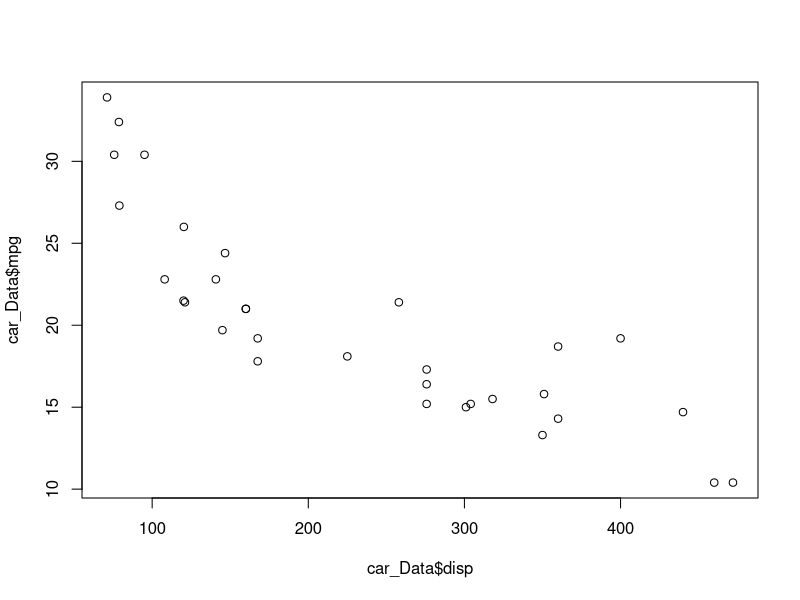
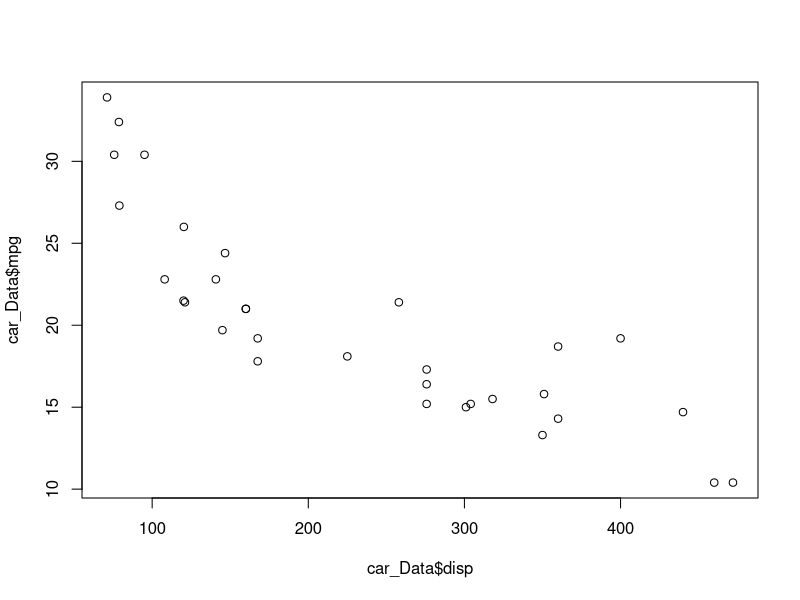
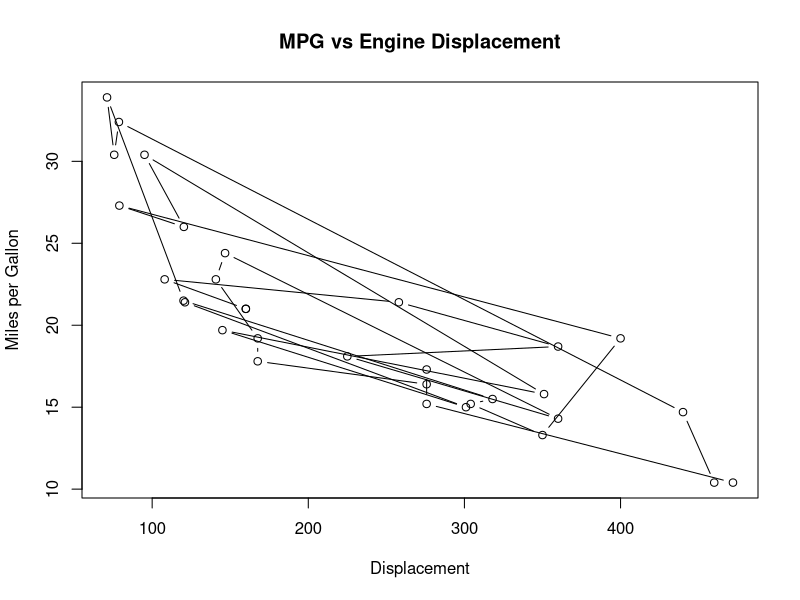
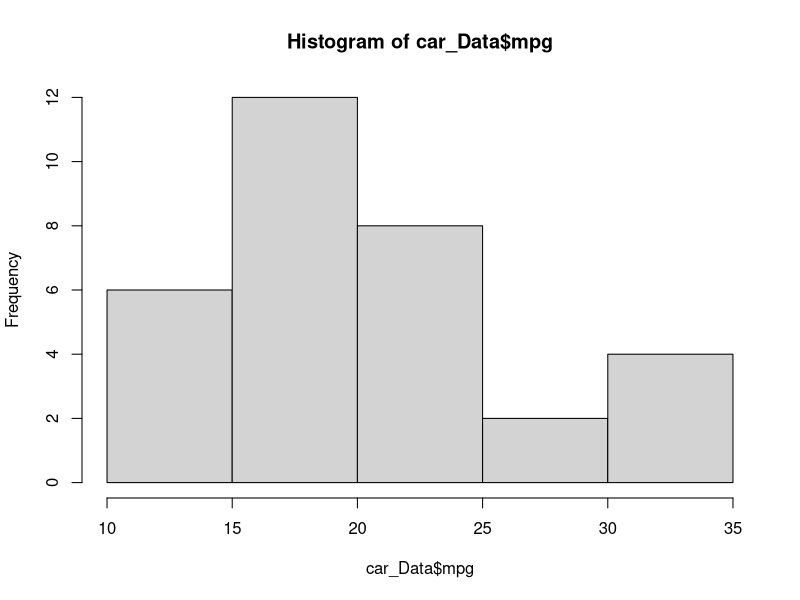
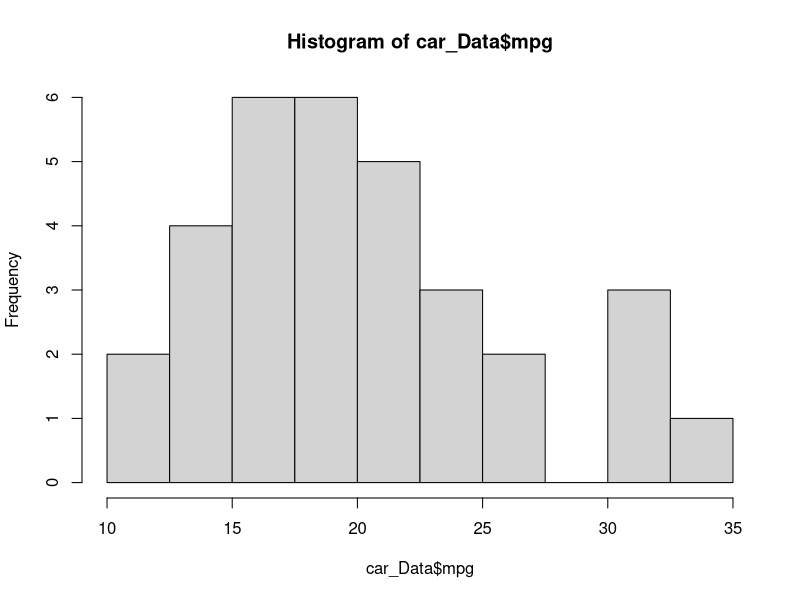
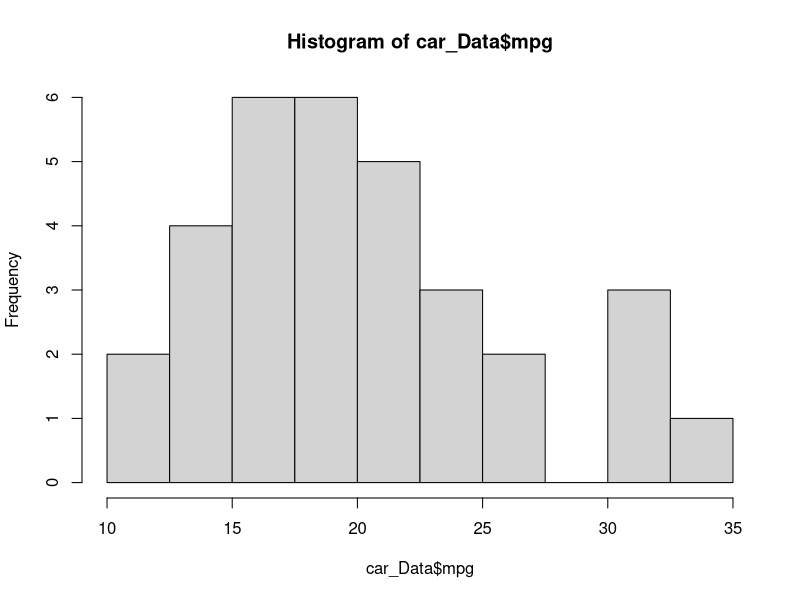
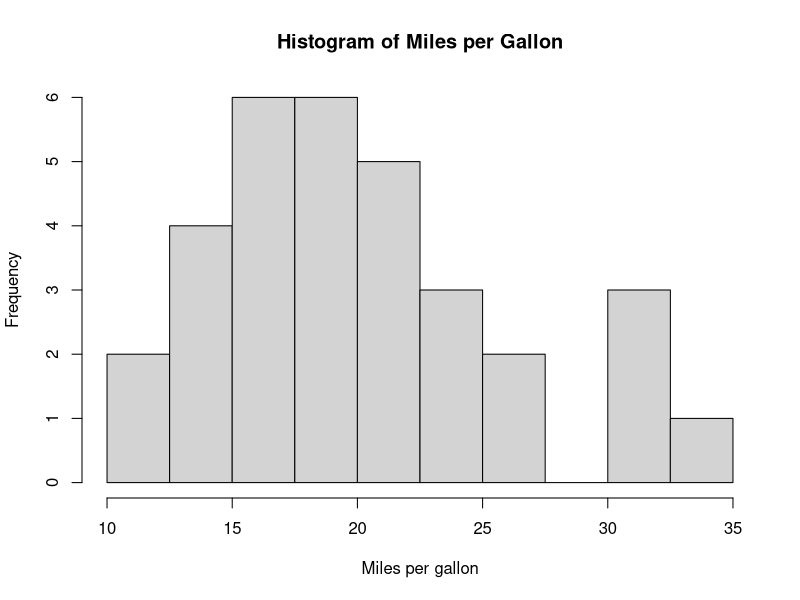

Write the R code that produced these figures, in order.
## ---- chunk 1
knitr::opts_chunk$set(echo = TRUE)
## ---- chunk 2

rm(list = ls())

# add 1 to 1. 
1 + 1

# divide 12 by 4
12/4

# times 3 by 7
3*7

# 10 to the power 3
10^3

# root isn't a basic operation so we will look at later.
## ---- chunk 3

# objects basics
x <-  3
y <-  5
x + y
 
x <-  4
x + y
  
z <- x + y
z

## ---- chunk 4

 
a <- 10
a

a <- a + 1 
a 

## ---- chunk 5

# simple evaluations
# 4 is greater than 2
4 > 2
# 4 is greater than 5
4 > 5
# 4 is equal to 3, note double == for an evaluation
4 == 3
# 4 is not equal to 3, note != is not equal to.
4 != 3
# the character x is equal to the character x.
"dog" == "dog"
"dog" == "cat"

# the output from an evaluation can be stored as an object, x. This object can be subject to operations & manipulations.
b <- 4<2
b
## ---- chunk 6

# numeric
height <- c(1.72,1.78,1.65,1.90) # 1:4
height

# numeric
weight <- c(68,75,55,79)
weight
class(weight)

# character
first_name <- c("Alice","Bob","Harry","Jane")
first_name
#first_name + 1 # error

# factor
sex <- factor(x = c("F","M","M","F"))
sex

# logical
tall <- height > 1.8
## ---- chunk 7
#Adding:
c(1,2,3) + 1
c(1,2,3) + c(1,2,3)


#multiplication
heightft <- height*3.28

## ---- chunk 8

# data frame- columns are variables, rows are observations.
df <- data.frame(height,weight,first_name,sex)
df

# we can select a single variable within the dataframe using the dollar sign.
df$height

# We can add a new variable easily, in this case based on other variables within the dataframe.
df$bmi <- df$weight / df$height^2 
df
## ---- chunk 9

# Our data-frame contains the height, weight, first name and bmi of 4 individuals.
df

#To subset a data frame we can use square brackets i.e df[row,column]
#Selecting a column(s)
df$height
df[,"height"]
df[,1]
df[,1:3]
df[,c(1,3)]

#selecting a row(s)
df[1,]

#We might also want to select observations (rows) based on characteristics of the data
#E.g. we might want to only look at the data for people who are taller than 1.75m

#create a logical variable called min_height which contains T/F for each individual being over 175cm.
min_height <- df$height >= 1.75
min_height

# Subset the data to include only those observations (rows) for which height > 175cm (using min_height).
df.at_least_175 <- df[min_height,]
df.at_least_175

#People smaller than 1.75m
# Subset the data to include only those who are not above min-height of 175cm.
smaller = df$height < 1.75
df[smaller,]
df[!min_height,]


## ---- chunk 10

getwd()

## ---- chunk 11
 
# car_Data <- read.csv(file = "car_Data.csv", header = TRUE)

# if you couldn't get that to work don't worry, this is an example dataset from base R.
car_Data <- mtcars


## ---- chunk 12
# head data with default 6 rows
head(car_Data)

 

# head data with 10 rows
head(car_Data, n = 10)

 

## ---- chunk 13

# summarise the data,

summary(car_Data)


# summarise single variable

summary(car_Data$mpg)

 

## ---- chunk 14

 

temp <- summary(car_Data$mpg)

Median  <- temp['Median']

Range   <- temp['Max.'] - temp['Min.']

 

## ---- chunk 15
#plot of mpg vs disp
plot(x = car_Data$disp, y = car_Data$mpg)

#notice we can remove arguments and still get same result
plot(car_Data$disp, car_Data$mpg)


## ---- chunk 16

 

plot(x = car_Data$disp, y = car_Data$mpg, 
     type = "b", 
     xlab = "Displacement", 
     ylab = "Miles per Gallon",
     main = "MPG vs Engine Displacement")



## ---- chunk 17

hist1 <- hist(car_Data$mpg)

#We can alter the 'bins' by specifying the additional argument 'breaks = ' in the hist function
hist(car_Data$mpg, breaks = c(10,12.5,15,17.5,20,22.5,25,27.5,30,32.5,35))

#a neater way of doing the same as above is to use seq
hist(car_Data$mpg, breaks = seq(10,35, by = 2.5))

#we can again edit the title etc by adding extra arguments
hist(car_Data$mpg, 
     breaks = seq(10,35, by = 2.5),
     xlab = "Miles per gallon",
     main = "Histogram of Miles per Gallon")



